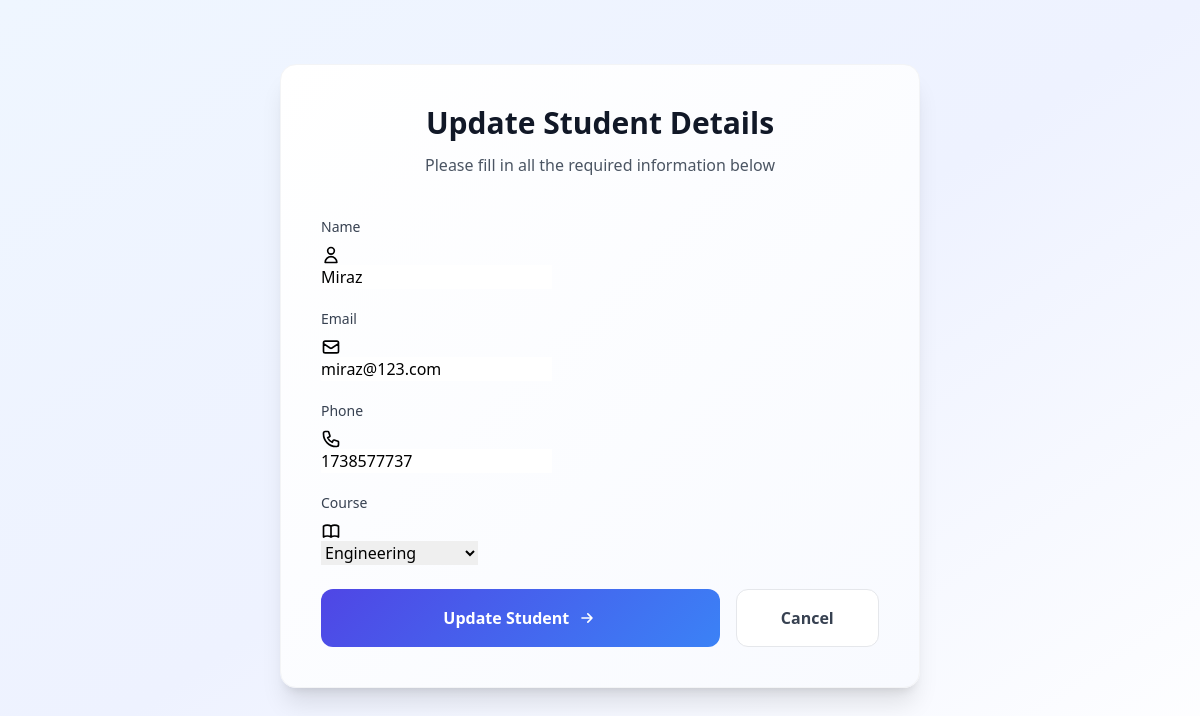
The page /5/edit/ on the database its author committed.
### students/models.py (models this page shows, shortened)
class Student(models.Model):
    COURSE_CHOICES = [
        ('CS', 'Computer Science'),
        ('ENG', 'Engineering'),
        ('BUS', 'Business'),
    ]
    name = models.CharField(max_length=100)
    email = models.EmailField(unique=True)
    phone = models.CharField(max_length=15)
    course = models.CharField(max_length=3, choices=COURSE_CHOICES)
    created_at = models.DateTimeField(auto_now_add=True)

### students/views.py (the view)
# urls.py: path('<int:pk>/edit/', StudentUpdateView.as_view(), name='student-update'),
class StudentUpdateView(SuccessMessageMixin, UpdateView):
    model = Student
    form_class = StudentForm
    template_name = 'students/form.html'
    success_message = "Student updated successfully!"
    success_url = reverse_lazy('student-list')

### students/forms.py
class StudentForm(forms.ModelForm):
    class Meta:
        model = Student
        fields = '__all__'
        widgets = {
            'phone': forms.TextInput(attrs={
                'pattern': '[0-9]{10}',
                'title': '10-digit phone number'
            }),
        }

### students/templates/students/form.html (shortened to what this page needs)
<!DOCTYPE html>
<html lang="en">
<head>
    <script src="https://cdn.tailwindcss.com"></script>
</head>
<body class="min-h-screen bg-gradient-to-br from-blue-50 via-indigo-50 to-white py-12">
    <div class="max-w-2xl mx-auto p-4">
        <div class="form-container rounded-2xl shadow-xl p-8 sm:p-10 border border-gray-100"
             x-init="gsap.from($el, {
                 duration: 0.8,
                 opacity: 0,
                 y: 30,
                 ease: 'power3.out'
             })">
            <div class="text-center mb-10">
                <h2 class="text-3xl font-bold text-gray-900 mb-3">
                    {% if object %}Update Student Details{% else %}New Student Registration{% endif %}
                </h2>
                <p class="text-gray-600">Please fill in all the required information below</p>
            </div>
            <form method="post" class="space-y-6"
                  x-data="{ submitted: false }"
                  @submit="submitted = true">
                <div class="space-y-5">
                    <div class="form-field">
                        <label class="block text-sm font-medium text-gray-700 mb-2">
                            {{ form.name.label }}
                        </label>
                        <div class="relative">
                            <svg class="input-icon w-5 h-5" fill="none" stroke="currentColor" viewBox="0 0 24 24">
                                <path stroke-linecap="round" stroke-linejoin="round" stroke-width="2" d="M16 7a4 4 0 11-8 0 4 4 0 018 0zM12 14a7 7 0 00-7 7h14a7 7 0 00-7-7z"/>
                            </svg>
                            {{ form.name }}
                        </div>
                    </div>
                    <div class="form-field">
                        <label class="block text-sm font-medium text-gray-700 mb-2">
                            {{ form.email.label }}
                        </label>
                        <div class="relative">
                            <svg class="input-icon w-5 h-5" fill="none" stroke="currentColor" viewBox="0 0 24 24">
                                <path stroke-linecap="round" stroke-linejoin="round" stroke-width="2" d="M3 8l7.89 5.26a2 2 0 002.22 0L21 8M5 19h14a2 2 0 002-2V7a2 2 0 00-2-2H5a2 2 0 00-2 2v10a2 2 0 002 2z"/>
                            </svg>
                            {{ form.email }}
                        </div>
                    </div>
                    <div class="form-field">
                        <label class="block text-sm font-medium text-gray-700 mb-2">
                            {{ form.phone.label }}
                        </label>
                        <div class="relative">
                            {{ form.phone }}
                        </div>
                    </div>
                    <div class="form-field">
                        <label class="block text-sm font-medium text-gray-700 mb-2">
                            {{ form.course.label }}
                        </label>
                        <div class="relative">
                            {{ form.course }}
                            <div class="pointer-events-none absolute inset-y-0 right-0 flex items-center px-2 text-gray-700">
                            </div>
                        </div>
                    </div>
                </div>
                <div class="mt-10 flex gap-4">
                    <button type="submit"
                            class="w-full btn-primary text-white font-semibold py-4 px-6 rounded-xl transition-all duration-300 transform hover:scale-[1.02] hover:shadow-lg flex items-center justify-center space-x-2"
                            x-bind:class="submitted ? 'opacity-75 cursor-not-allowed' : ''"
                            x-bind:disabled="submitted">
                        <span>
                            {% if object %}Update{% else %}Register{% endif %} Student
                        </span>
                        <svg class="w-5 h-5" fill="none" stroke="currentColor" viewBox="0 0 24 24">
                            <path stroke-linecap="round" stroke-linejoin="round" stroke-width="2" d="M13 7l5 5m0 0l-5 5m5-5H6"/>
                        </svg>
                    </button>
                    <a href="{% url 'student-list' %}"
                       class="w-1/3 bg-white border border-gray-200 hover:bg-gray-50 text-gray-700 font-semibold py-4 px-6 rounded-xl transition-all duration-300 transform hover:scale-[1.02] text-center flex items-center justify-center">
                        Cancel
                    </a>
                </div>
            </form>
        </div>
    </div>
</body>
</html>

### students/templates/students/form.html (style rules this page uses)
input, select { @apply w-full px-4 py-3.5 border border-gray-200 rounded-xl focus:ring-2 focus:ring-blue-500 focus:border-blue-500 transition-all duration-200 bg-white/80 backdrop-blur-sm; }
select { @apply appearance-none pr-10; }
.form-field { @apply transform transition-all duration-200 hover:scale-[1.01]; }
.input-icon { @apply absolute left-3 top-1/2 -translate-y-1/2 text-gray-400; }
.form-container { background: linear-gradient(135deg, #ffffff 0%, #f8faff 100%); }
.btn-primary { background: linear-gradient(135deg, #4f46e5 0%, #3b82f6 100%); }

### rows shown on the page
Student: name "Miraz", email "miraz@123.com", phone "1738577737", course "Engineering"
